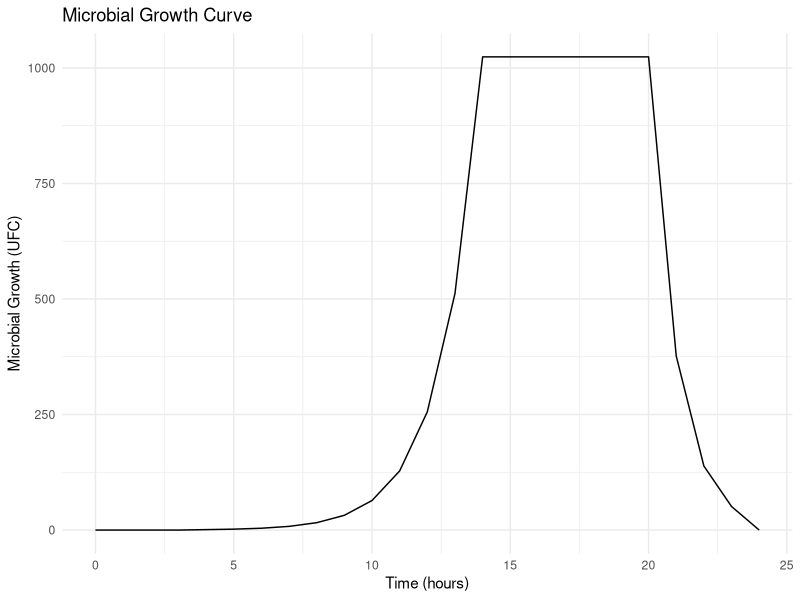

The R source for this figure:
# install.packages("ggplot2")
install.packages("ggplot2")
# Load the necessary library
library(ggplot2)

# Define parameters
time <- seq(0, 24, by = 1)  # Hours
lag_phase <- 4  # Duration of lag phase (in hours)
exponential_phase <- 10  # Duration of exponential phase (in hours)
stationary_phase <- 6  # Duration of stationary phase (in hours)
death_phase <- 4  # Duration of death phase (in hours)

# Function to simulate microbial growth
simulate_growth <- function(t) {
  if (t < lag_phase) {
    return(0)
  } else if (t < lag_phase + exponential_phase) {
    return(2^(t - lag_phase))
  } else if (t < lag_phase + exponential_phase + stationary_phase) {
    return(2^exponential_phase)
  } else if (t < lag_phase + exponential_phase + stationary_phase + death_phase) {
    return(2^exponential_phase * exp(-(t - lag_phase - exponential_phase - stationary_phase)))
  } else {
    return(0)
  }
}

# Simulation of microbial growth
growth <- sapply(time, simulate_growth)

# Create a data frame with the results
data <- data.frame(Time = time, Growth = growth)

# Plot the microbial growth curve
ggplot(data, aes(x = Time, y = Growth)) +
  geom_line() +
  labs(x = "Time (hours)", y = "Microbial Growth (UFC)") +
  ggtitle("Microbial Growth Curve") +
  theme_minimal()
